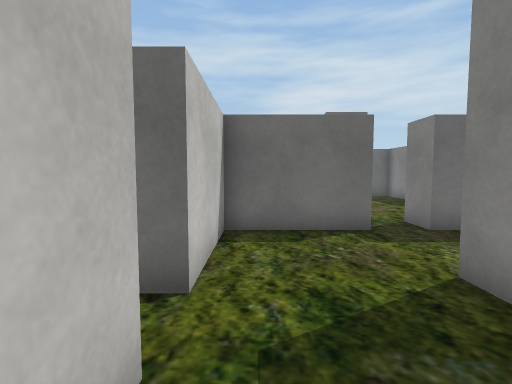
[1] (above)

16 first-person views from a walk through a scene from a Unity 3-D project. The camera is 1.3 m above the floor, tilts 4° down and sees 85° across. The floor is counted in squares, 1 m on a side. Each view is taken from the middle of a square. On the plan, view 1 faces up. The plan holds only what a view shows up to about 13 squares ahead; the rest is blank. The place goes on beyond the plan. The player is left out. Some surface patterns are stand-ins.

[2]
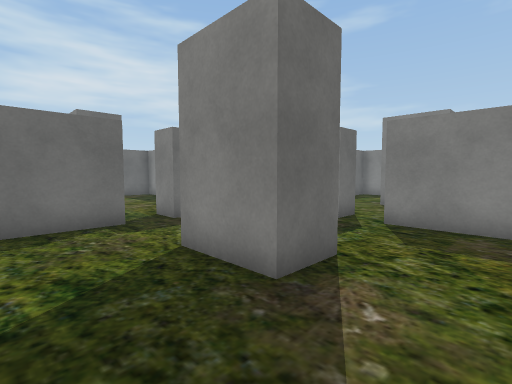

[3]
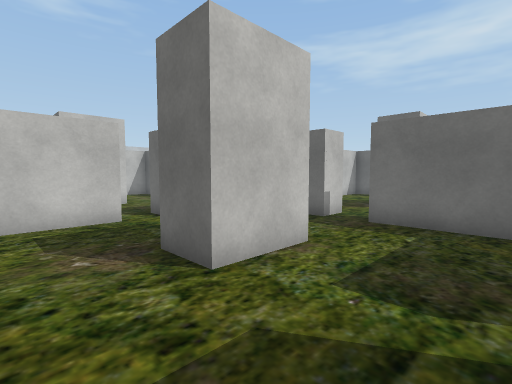

[4]
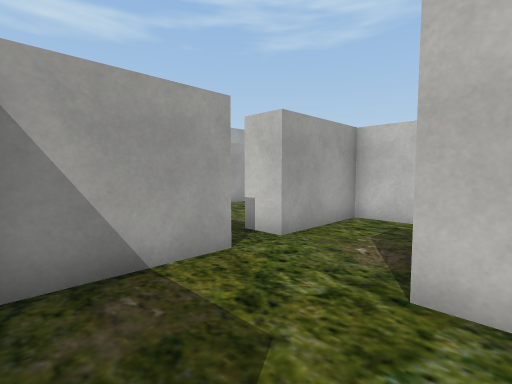

[5]
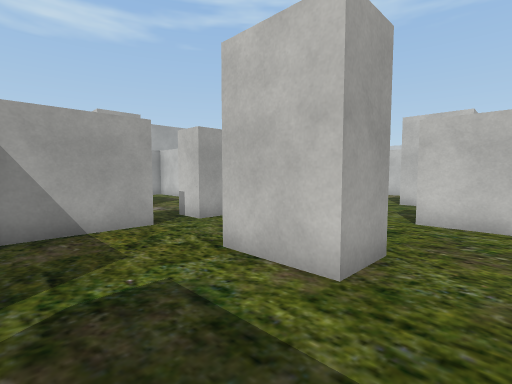

[6]
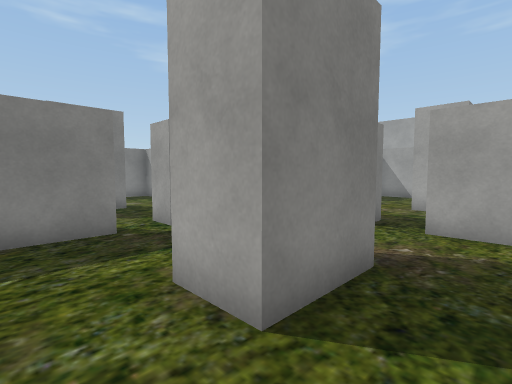

[7]
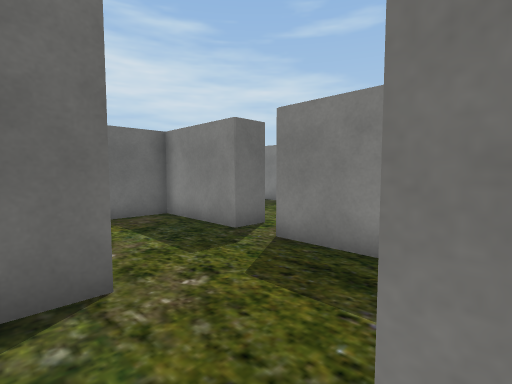

[8]
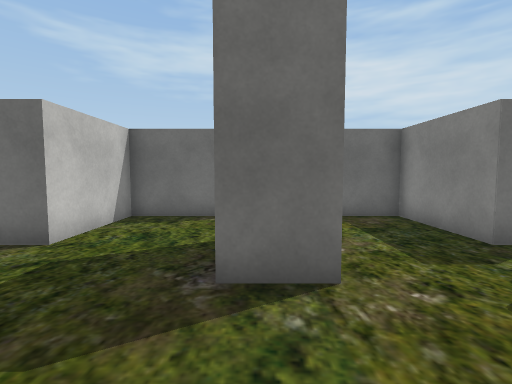

[9]
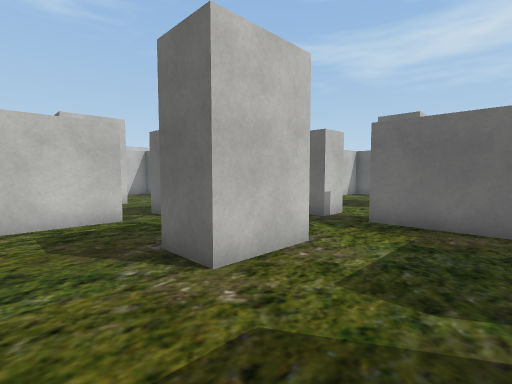

[10]
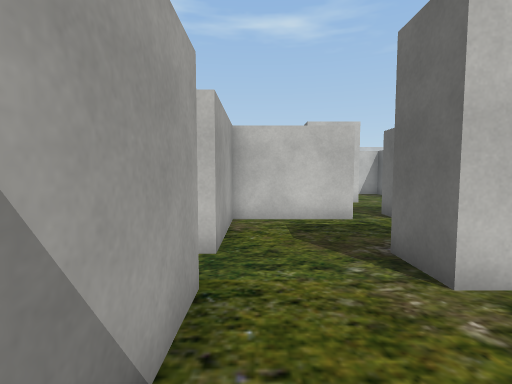

[11]
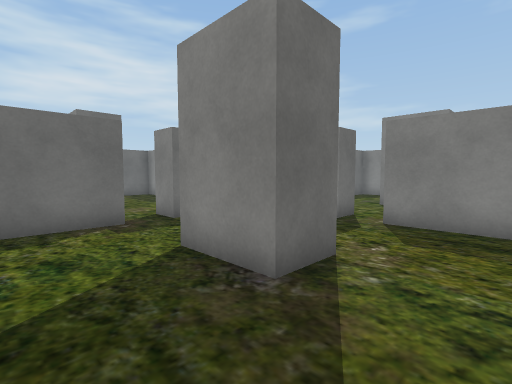

[12]
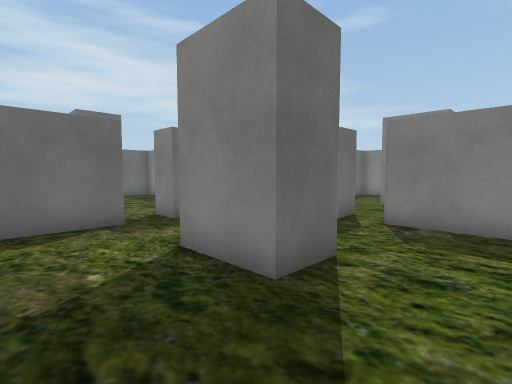

[13]
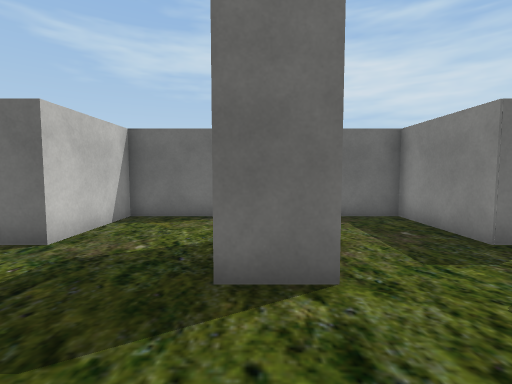

[14]
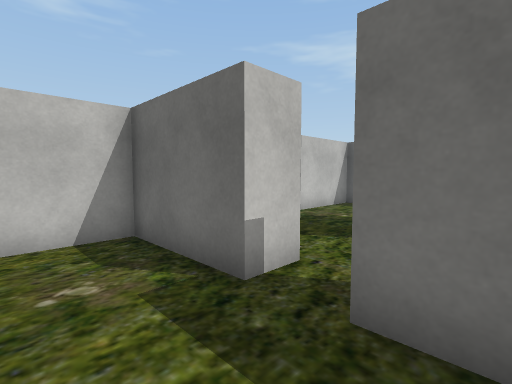

[15]
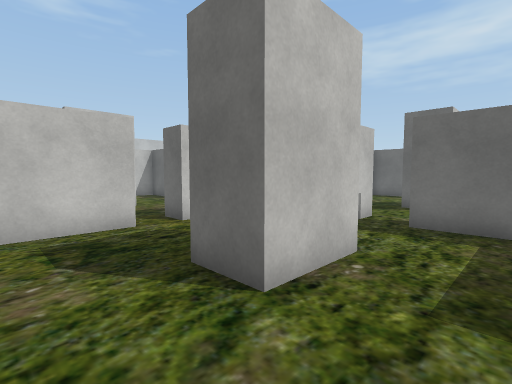

[16]
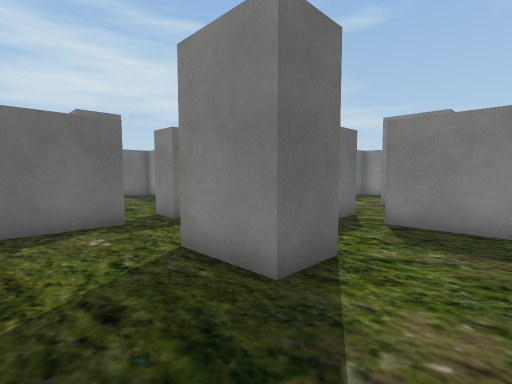

### Floor plan
Points are (right, up) in squares from view 1. A wall is a line through its corners. A room is listed if a view was taken in it or the views show most of it. See-through windows are left out.
Room 1 (views 1, 2, 3, 4, 5, 6, 7, 8)
walls: (3.9, -1.7) (7, -1.7); (7.3, -0.8) (7.3, 1.7) (8.4, 1.7); (8.4, 2.9) (7.3, 2.9) (7.3, 4.8); (-0.7, 1.8) (-0.7, -1.7) (2.6, -1.7); (6.8, 6.2) (3.9, 6.2) (3.9, 7.4); (2.6, 7.4) (2.6, 6.2) (-0.7, 6.2) (-0.7, 2.9)
ways out: opening at (3, 6.5) to room 2; opening at (-1.5, 2) to room 3; opening at (3, -2.5); opening at (8, 2)
objects: other object (3, 1) to (4, 3)
Room 2 (views 9, 10, 11)
walls: (8.4, 12) (7.3, 12) (7.3, 15.3) (3.9, 15.3) (3.9, 16.4); (3.9, 7.4) (6.4, 7.4); (2.6, 16.5) (2.6, 15.3) (-0.7, 15.3) (-0.7, 12); (-0.7, 10.8) (-0.7, 7.4) (2.6, 7.4); (7.3, 8.2) (7.3, 10.8)
ways out: opening at (3, 6.5) to room 1; opening at (-1.5, 11); opening at (3, 16); opening at (8, 11)
objects: other object (3, 10) to (4, 12)
Room 3 (view 12)
walls: (-6.4, 6.2) (-9.7, 6.2) (-9.7, 2.9); (-1.8, -0.8) (-1.8, 1.8); (-0.7, 2.9) (-1.8, 2.9) (-1.8, 6.2) (-5.1, 6.2) (-5.1, 7.4)
ways out: opening at (-1.5, 2) to room 1; opening at (-6, -2.5) to room 4; opening at (-10, 2); opening at (-6, 6.5)
objects: other object (-6, 1) to (-5, 3)
Room 4 (views 13, 14, 15, 16)
walls: (-9.7, -7.2) (-9.7, -9.8); (-3.2, -2.8) (-5.1, -2.8) (-5.1, -1.6); (-1.8, -9.8) (-1.8, -7.3) (-0.8, -7.3); (-6.4, -1.6) (-6.4, -2.8) (-9.7, -2.8) (-9.7, -6.1); (-0.6, -6.1) (-1.8, -6.1)
ways out: opening at (-6, -2.5) to room 3; opening at (-10, -7); opening at (-1.5, -7)
objects: other object (-6, -8) to (-5, -6)

Positions as (right, up) in squares from view 1, and headings:
1: (0, 0), facing up
2: (0, -1), facing up-right
3: (7, -1), facing up-left
4: (7, 2), facing down-left
5: (7, 5), facing down-left
6: (1, 5), facing down-right
7: (3, 7), facing up-right
8: (3, 7), facing up
9: (7, 8), facing up-left
10: (7, 8), facing left
11: (0, 8), facing up-right
12: (-9, -1), facing up-right
13: (-6, -2), facing up
14: (-4, -5), facing up-left
15: (-3, -10), facing up-left
16: (-9, -10), facing up-right
